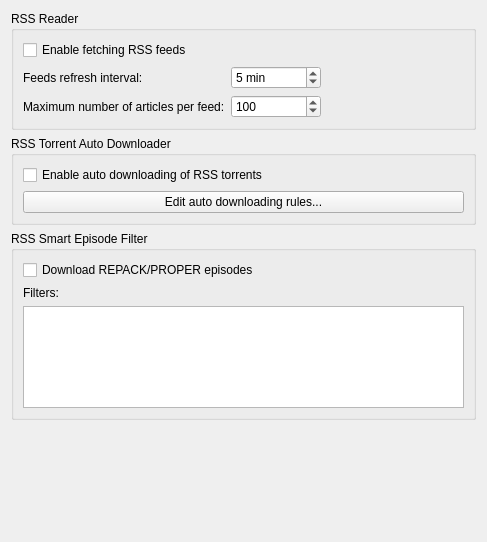
          <widget class="QWidget" name="scrollAreaWidgetContents_5">
           <property name="geometry">
            <rect>
             <x>0</x>
             <y>0</y>
             <width>487</width>
             <height>542</height>
            </rect>
           </property>
           <layout class="QVBoxLayout" name="verticalLayout_27">
            <item>
             <widget class="QGroupBox" name="groupRSSReader">
              <property name="title">
               <string>RSS Reader</string>
              </property>
              <layout class="QVBoxLayout" name="verticalLayout_26">
               <item>
                <widget class="QCheckBox" name="checkRSSEnable">
                 <property name="text">
                  <string>Enable fetching RSS feeds</string>
                 </property>
                </widget>
               </item>
               <item>
                <layout class="QGridLayout" name="gridLayout_5">
                 <item row="0" column="0">
                  <widget class="QLabel" name="label_111">
                   <property name="text">
                    <string>Feeds refresh interval:</string>
                   </property>
                  </widget>
                 </item>
                 <item row="1" column="1">
                  <widget class="QSpinBox" name="spinRSSMaxArticlesPerFeed">
                   <property name="maximum">
                    <number>9999</number>
                   </property>
                   <property name="value">
                    <number>100</number>
                   </property>
                  </widget>
                 </item>
                 <item row="1" column="0">
                  <widget class="QLabel" name="label_12">
                   <property name="text">
                    <string>Maximum number of articles per feed:</string>
                   </property>
                  </widget>
                 </item>
                 <item row="0" column="1">
                  <widget class="QSpinBox" name="spinRSSRefreshInterval">
                   <property name="suffix">
                    <string> min</string>
                   </property>
                   <property name="minimum">
                    <number>1</number>
                   </property>
                   <property name="maximum">
                    <number>999999</number>
                   </property>
                   <property name="value">
                    <number>5</number>
                   </property>
                  </widget>
                 </item>
                 <item row="0" column="2">
                  <spacer name="horizontalSpacer_6">
                   <property name="orientation">
                    <enum>Qt::Horizontal</enum>
                   </property>
                   <property name="sizeHint" stdset="0">
                    <size>
                     <width>40</width>
                     <height>20</height>
                    </size>
                   </property>
                  </spacer>
                 </item>
                </layout>
               </item>
              </layout>
             </widget>
            </item>
            <item>
             <widget class="QGroupBox" name="groupRSSAutoDownloader">
              <property name="title">
               <string>RSS Torrent Auto Downloader</string>
              </property>
              <layout class="QVBoxLayout" name="verticalLayout_21">
               <item>
                <widget class="QCheckBox" name="checkRSSAutoDownloaderEnable">
                 <property name="text">
                  <string>Enable auto downloading of RSS torrents</string>
                 </property>
                </widget>
               </item>
               <item>
                <widget class="QPushButton" name="btnEditRules">
                 <property name="text">
                  <string>Edit auto downloading rules...</string>
                 </property>
                </widget>
               </item>
              </layout>
             </widget>
            </item>
            <item>
             <widget class="QGroupBox" name="groupRSSSmartEpisodeFilter">
              <property name="title">
               <string>RSS Smart Episode Filter</string>
              </property>
              <layout class="QVBoxLayout" name="verticalLayout_31">
               <item>
                <widget class="QCheckBox" name="checkSmartFilterDownloadRepacks">
                 <property name="text">
                  <string>Download REPACK/PROPER episodes</string>
                 </property>
                </widget>
               </item>
               <item>
                <widget class="QLabel" name="label_5">
                 <property name="text">
                  <string>Filters:</string>
                 </property>
                </widget>
               </item>
               <item>
                <widget class="QPlainTextEdit" name="textSmartEpisodeFilters"/>
               </item>
              </layout>
             </widget>
            </item>
            <item>
             <spacer name="verticalSpacer_5">
              <property name="orientation">
               <enum>Qt::Vertical</enum>
              </property>
              <property name="sizeHint" stdset="0">
               <size>
                <width>20</width>
                <height>200</height>
               </size>
              </property>
             </spacer>
            </item>
           </layout>
          </widget>
